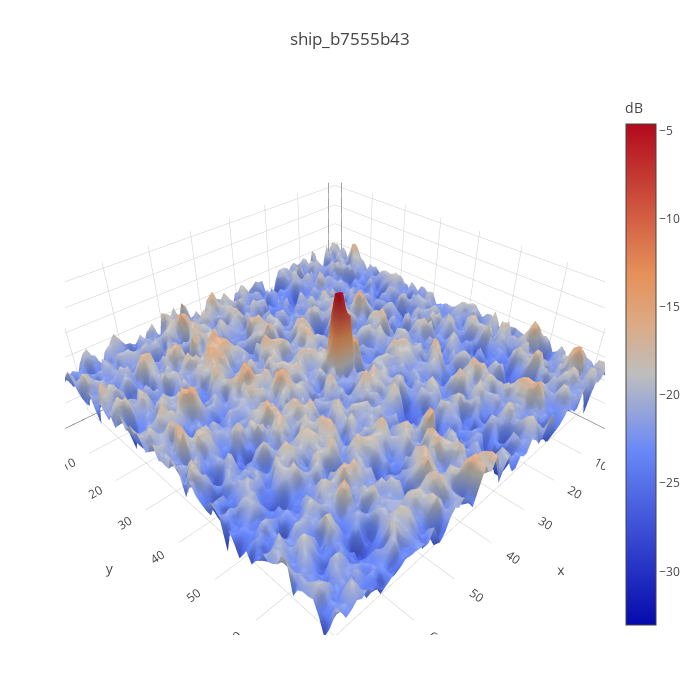

Notebook cell for this chart:
### Code cell
ship_ex = choice(ship_idx)
plot_3d_example(df.band_1.iloc[ship_ex], 'ship_{}'.format(df.id.iloc[ship_ex]))

### Figure 1 — Plotly figure (JSON) as saved in the notebook; plotly's stock layout.template omitted (floating-point values rounded to 4 significant figures; data arrays with more than 128 entries replaced by an {"elided": "..."} marker saying what was removed)
{"data": [{"colorbar": {"title": "dB"}, "type": "surface", "z": {"elided": "75x75 float values"}}], "layout": {"autosize": false, "height": 700, "margin": {"b": 65, "l": 65, "r": 50, "t": 90}, "title": "ship_b7555b43", "width": 700}}
